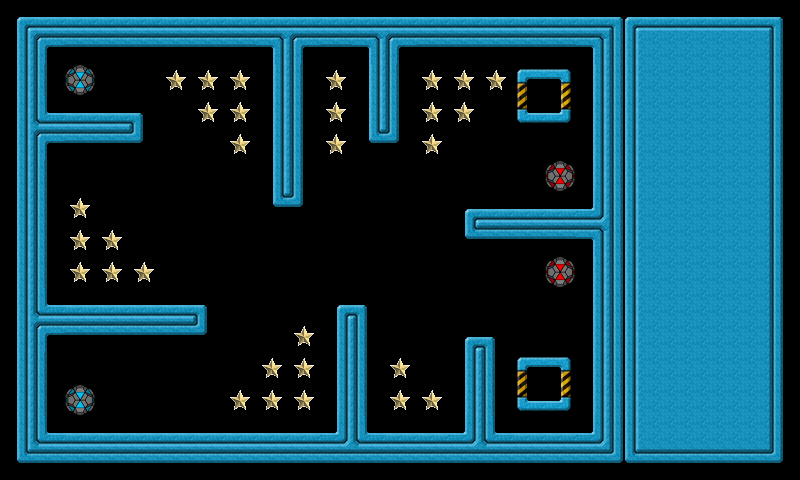

Tiled map render using the project's own tile images. Description and the map definition, with tile-layer contents summarised, below:
An orthogonal 25x15 tile map with 32x32 px tiles, 3 tile layers (background, extra, controlpanel), 4 tilesets and 47 objects (wall001, wall002, wall003, wall004, wall005, ...).

<map version="1.0" orientation="orthogonal" width="25" height="15" tilewidth="32" tileheight="32">
 <tileset firstgid="1" name="tileset" tilewidth="32" tileheight="32">
  <image source="tileset.png" width="160" height="448" />
 </tileset>
 <tileset firstgid="71" name="goodball" tilewidth="32" tileheight="32">
  <image source="goodball.png" width="32" height="32" />
 </tileset>
 <tileset firstgid="72" name="badball" tilewidth="32" tileheight="32">
  <image source="badball.png" width="32" height="32" />
 </tileset>
 <tileset firstgid="73" name="star" tilewidth="32" tileheight="32">
  <image source="star.png" width="32" height="32" />
 </tileset>
 <layer name="background" width="20" height="15">
  <data>[300 cells, 300 non-empty, 18 distinct tile ids]</data>
 </layer>
 <layer name="extra" width="20" height="15">
  <data>[300 cells, 34 non-empty, 3 distinct tile ids]</data>
 </layer>
 <layer name="controlpanel" width="25" height="15">
  <data>[375 cells, 90 non-empty, 9 distinct tile ids]</data>
 </layer>
 <objectgroup name="objects" width="20" height="15">
  <object name="wall001" x="0" y="0" width="592" height="48">
   <properties>
    <property name="objClass" value="wall" />
   </properties>
  </object>
  <object name="wall002" x="592" y="0" width="48" height="432">
   <properties>
    <property name="objClass" value="wall" />
   </properties>
  </object>
  <object name="wall003" x="48" y="432" width="592" height="48">
   <properties>
    <property name="objClass" value="wall" />
   </properties>
  </object>
  <object name="wall004" x="0" y="48" width="48" height="432">
   <properties>
    <property name="objClass" value="wall" />
   </properties>
  </object>
  <object name="wall005" x="48" y="112" width="96" height="32">
   <properties>
    <property name="objClass" value="wall" />
   </properties>
  </object>
  <object name="wall006" x="48" y="304" width="160" height="32">
   <properties>
    <property name="objClass" value="wall" />
   </properties>
  </object>
  <object name="wall007" x="464" y="208" width="128" height="32">
   <properties>
    <property name="objClass" value="wall" />
   </properties>
  </object>
  <object name="wall008" x="272" y="48" width="32" height="160">
   <properties>
    <property name="objClass" value="wall" />
   </properties>
  </object>
  <object name="wall009" x="368" y="48" width="32" height="96">
   <properties>
    <property name="objClass" value="wall" />
   </properties>
  </object>
  <object name="wall010" x="336" y="304" width="32" height="128">
   <properties>
    <property name="objClass" value="wall" />
   </properties>
  </object>
  <object name="wall011" x="464" y="336" width="32" height="96">
   <properties>
    <property name="objClass" value="wall" />
   </properties>
  </object>
  <object name="star001" x="456" y="72" width="16" height="16">
   <properties>
    <property name="objClass" value="star" />
   </properties>
  </object>
  <object name="star002" x="488" y="72" width="16" height="16">
   <properties>
    <property name="objClass" value="star" />
   </properties>
  </object>
  <object name="star003" x="456" y="104" width="16" height="16">
   <properties>
    <property name="objClass" value="star" />
   </properties>
  </object>
  <object name="star004" x="424" y="72" width="16" height="16">
   <properties>
    <property name="objClass" value="star" />
   </properties>
  </object>
  <object name="star005" x="168" y="72" width="16" height="16">
   <properties>
    <property name="objClass" value="star" />
   </properties>
  </object>
  <object name="star006" x="232" y="72" width="16" height="16">
   <properties>
    <property name="objClass" value="star" />
   </properties>
  </object>
  <object name="star007" x="232" y="136" width="16" height="16">
   <properties>
    <property name="objClass" value="star" />
   </properties>
  </object>
  <object name="star008" x="392" y="392" width="16" height="16">
   <properties>
    <property name="objClass" value="star" />
   </properties>
  </object>
  <object name="star009" x="424" y="392" width="16" height="16">
   <properties>
    <property name="objClass" value="star" />
   </properties>
  </object>
  <object name="star010" x="392" y="360" width="16" height="16">
   <properties>
    <property name="objClass" value="star" />
   </properties>
  </object>
  <object name="star011" x="296" y="392" width="16" height="16">
   <properties>
    <property name="objClass" value="star" />
   </properties>
  </object>
  <object name="star012" x="232" y="392" width="16" height="16">
   <properties>
    <property name="objClass" value="star" />
   </properties>
  </object>
  <object name="star013" x="264" y="360" width="16" height="16">
   <properties>
    <property name="objClass" value="star" />
   </properties>
  </object>
  <object name="star014" x="296" y="360" width="16" height="16">
   <properties>
    <property name="objClass" value="star" />
   </properties>
  </object>
  <object name="star015" x="264" y="392" width="16" height="16">
   <properties>
    <property name="objClass" value="star" />
   </properties>
  </object>
  <object name="star016" x="136" y="264" width="16" height="16">
   <properties>
    <property name="objClass" value="star" />
   </properties>
  </object>
  <object name="star017" x="296" y="328" width="16" height="16">
   <properties>
    <property name="objClass" value="star" />
   </properties>
  </object>
  <object name="star018" x="72" y="264" width="16" height="16">
   <properties>
    <property name="objClass" value="star" />
   </properties>
  </object>
  <object name="star019" x="72" y="232" width="16" height="16">
   <properties>
    <property name="objClass" value="star" />
   </properties>
  </object>
  <object name="star020" x="72" y="200" width="16" height="16">
   <properties>
    <property name="objClass" value="star" />
   </properties>
  </object>
  <object name="star021" x="104" y="232" width="16" height="16">
   <properties>
    <property name="objClass" value="star" />
   </properties>
  </object>
  <object name="star022" x="104" y="264" width="16" height="16">
   <properties>
    <property name="objClass" value="star" />
   </properties>
  </object>
  <object name="star023" x="200" y="104" width="16" height="16">
   <properties>
    <property name="objClass" value="star" />
   </properties>
  </object>
  <object name="star024" x="328" y="72" width="16" height="16">
   <properties>
    <property name="objClass" value="star" />
   </properties>
  </object>
  <object name="star025" x="200" y="72" width="16" height="16">
   <properties>
    <property name="objClass" value="star" />
   </properties>
  </object>
  <object name="star026" x="328" y="136" width="16" height="16">
   <properties>
    <property name="objClass" value="star" />
   </properties>
  </object>
  <object name="star027" x="232" y="104" width="16" height="16">
   <properties>
    <property name="objClass" value="star" />
   </properties>
  </object>
  <object name="star028" x="328" y="104" width="16" height="16">
   <properties>
    <property name="objClass" value="star" />
   </properties>
  </object>
  <object name="star029" x="424" y="136" width="16" height="16">
   <properties>
    <property name="objClass" value="star" />
   </properties>
  </object>
  <object name="star030" x="424" y="104" width="16" height="16">
   <properties>
    <property name="objClass" value="star" />
   </properties>
  </object>
  <object name="goal001" x="536" y="88" width="16" height="16">
   <properties>
    <property name="objClass" value="goal" />
   </properties>
   <ellipse />
  </object>
  <object name="goal002" x="536" y="376" width="16" height="16">
   <properties>
    <property name="objClass" value="goal" />
   </properties>
   <ellipse />
  </object>
  </objectgroup>
</map>
<!-- 4 of 47 objects omitted -->
